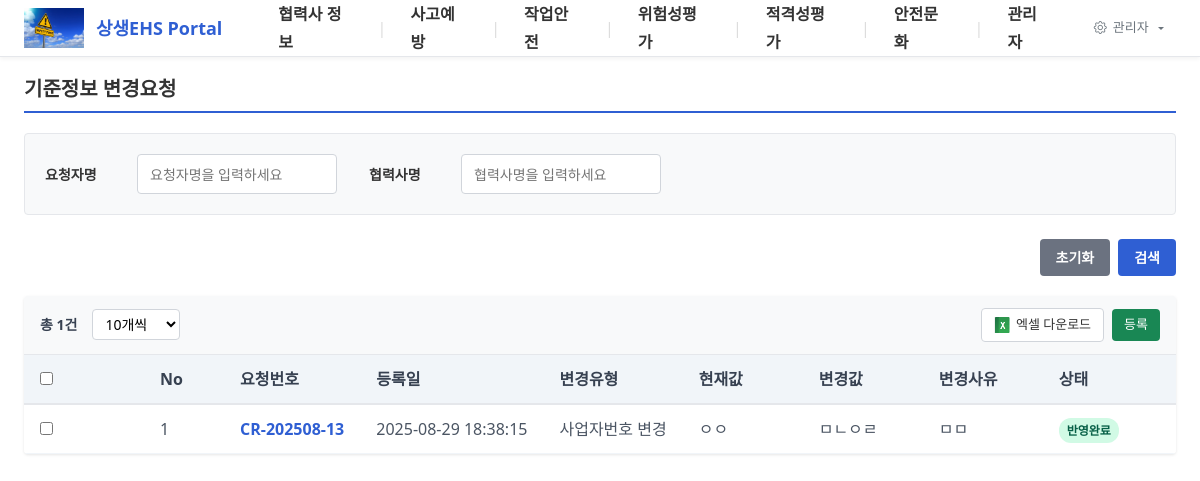
/partner-change-request, run on the app's committed database.
### tables this page shows
CREATE TABLE partner_change_requests (
                id INTEGER PRIMARY KEY AUTOINCREMENT,
                request_number TEXT UNIQUE,
                requester_name TEXT NOT NULL,
                requester_department TEXT NOT NULL,
                company_name TEXT NOT NULL,
                business_number TEXT NOT NULL,
                change_type TEXT NOT NULL,
                current_value TEXT NOT NULL,
                new_value TEXT NOT NULL,
                change_reason TEXT NOT NULL,
                status TEXT DEFAULT 'pending',
                created_at TIMESTAMP DEFAULT CURRENT_TIMESTAMP,
                updated_at TIMESTAMP DEFAULT CURRENT_TIMESTAMP
            , is_deleted INTEGER DEFAULT 0, custom_data TEXT);

CREATE TABLE dropdown_option_codes_v2 (
            id INTEGER PRIMARY KEY AUTOINCREMENT,
            board_type TEXT NOT NULL,
            column_key TEXT NOT NULL,
            option_code TEXT NOT NULL,
            option_value TEXT NOT NULL,
            display_order INTEGER DEFAULT 0,
            is_active INTEGER DEFAULT 1,
            created_at TIMESTAMP DEFAULT CURRENT_TIMESTAMP,
            updated_at TIMESTAMP DEFAULT CURRENT_TIMESTAMP,
            created_by TEXT,
            updated_by TEXT,
            UNIQUE(board_type, column_key, option_code)
        );

### app.py (the view)
@app.route("/partner-change-request")
def partner_change_request_route():
    return partner_change_request()

### app.py (called while the page is built, shortened)
def get_db_connection(timeout=10.0):
    conn = sqlite3.connect(db_config.local_db_path, timeout=timeout)
    cursor = conn.cursor()
    cursor.execute("PRAGMA journal_mode=WAL")
    cursor.execute("PRAGMA busy_timeout=5000")
    cursor.execute("PRAGMA synchronous=NORMAL")
    return conn

def init_sample_data():
    conn = partner_manager.db_config.get_sqlite_connection()
    cursor = conn.cursor()
    try:
        cursor.execute("SELECT COUNT(*) FROM partners_cache")
        count = cursor.fetchone()[0]
        cursor.execute("PRAGMA table_info(partners_cache)")
        columns = [col[1] for col in cursor.fetchall()]
        if count > 0:
            conn.close()
            return
    except Exception as e:
        logging.warning(f"데이터 확인 중 오류: {e}")

@app.before_request
def before_request():
    if request.path != '/data-recovery':
        init_db()

@app.after_request
def add_header(response):
    response.headers['Cache-Control'] = 'no-cache, no-store, must-revalidate'
    response.headers['Pragma'] = 'no-cache'
    response.headers['Expires'] = '0'
    return response

### board_services.py (called while the page is built)
    def list(self, column_key: str) -> List[Dict]:
        conn = get_db_connection(self.db_path)
        conn.row_factory = sqlite3.Row
        codes = conn.execute("""
            SELECT * FROM dropdown_option_codes_v2
            WHERE board_type = ? AND column_key = ? AND is_active = 1
            ORDER BY display_order
        """, (self.board_type, column_key)).fetchall()
        if not codes:
            codes = conn.execute("""
                SELECT * FROM dropdown_option_codes
                WHERE column_key = ? AND is_active = 1
                ORDER BY display_order
            """, (column_key,)).fetchall()
        conn.close()
        return [dict(code) for code in codes]

### database_config.py (called while the page is built)
def execute_SQL(query):
    if not IQADB_AVAILABLE:
        raise Exception("IQADB_CONNECT310 모듈을 사용할 수 없습니다.")
    conn = iqadb1()
    try:
        with conn.cursor() as cur:
            cur.execute(query)
            data = cur.fetchall()
            col_names = [desc[0] for desc in cur.description]
            df = pd.DataFrame(data, columns=col_names)
            return df
    except Exception as e:
        print(f"[ERROR] execute_SQL 실행 중 오류: {e}")
        traceback.print_exc()
        raise e
    finally:
        conn.close()

    def get_sqlite_connection(self):
        return sqlite3.connect(self.local_db_path)

### templates/partner-change-request.html (shortened to what this page needs)
{% extends "base.html" %}
{% from 'includes/table_controls.html' import render_table_controls %}
{% from 'includes/search_controls.html' import render_search_section, render_search_buttons %}
{% block content %}
<div class="page-header">
    <h2 class="page-title">기준정보 변경요청</h2>
</div>
<div class="search-section">
    <form method="GET" class="search-form">
        <div class="search-fields">
            <div class="search-group">
                <label>요청자명</label>
                <input type="text" name="requester_name" value="{{ request.args.get('requester_name', '') }}" placeholder="요청자명을 입력하세요">
            </div>
            <div class="search-group">
                <label>협력사명</label>
                <input type="text" name="company_name" value="{{ request.args.get('company_name', '') }}" placeholder="협력사명을 입력하세요">
            </div>
        </div>
    </form>
</div>
<div class="search-buttons-section">
    {{ render_search_buttons() }}
</div>
<div class="table-section">
    {{ render_table_controls(total_count, show_excel=True, show_register=True) }}
    <div class="table-wrapper">
        <table class="data-table">
            <thead>
                <tr>
                    <th style="width: 40px;"><input type="checkbox" id="selectAll" onchange="toggleSelectAll()"></th>
                    <th class="fixed-col">No</th>
                    <th>요청번호</th>
                    <th>등록일</th>
                    <th>변경유형</th>
                    <th>현재값</th>
                    <th>변경값</th>
                    <th>변경사유</th>
                    <th>상태</th>
                    <th>의뢰인</th>
                </tr>
            </thead>
            <tbody>
                {% for item in change_requests %}
                <tr>
                    <td style="width: 40px;">
                        <input type="checkbox" class="request-checkbox" value="{{ item.id }}" onchange="updateDeleteButton()">
                    </td>
                    <td class="fixed-col" style="width: 60px;">
                        {{ item.no }}
                    </td>
                    <td>
                        <a href="javascript:void(0)" class="company-link" onclick="openChangeRequestModal('{{ item.id }}')">
                            {% if item.request_number %}
                                {{ item.request_number }}
                            {% else %}
                                CR-{{ item.id or '-' }}
                            {% endif %}
                        </a>
                    </td>
                    <td>{{ item.created_at or '-' }}</td>
                    <td>{{ item.change_type_label or item.change_type or '-' }}</td>
                    <td>{{ item.current_value or '-' }}</td>
                    <td>{{ item.new_value or '-' }}</td>
                    <td>{{ item.change_reason or '-' }}</td>
                    <td>
                        <span class="status-badge status-{{ item.status }}">
                            {{ item.status_label or item.status or '-' }}
                        </span>
                    </td>
                    <td>{{ item.requester_name or '-' }}</td>
                </tr>
                {% else %}
                <tr>
                    <td colspan="11" class="no-data">검색 결과가 없습니다.</td>
                </tr>
                {% endfor %}
            </tbody>
        </table>
    </div>
</div>
{% endblock %}

### templates/base.html (style rules this page uses)
html, body { overflow-x: hidden; width: 100%; max-width: 100vw; }

### templates/partner-change-request.html (style rules this page uses)
.page-header { background: #fff; margin-bottom: 20px; padding-bottom: 10px; border-bottom: 2px solid #2f5fd3; }
.page-title { color: #333; font-size: 20px; font-weight: 700; margin: 0; }
.search-section { background: #f8f9fa; padding: 20px; margin-bottom: 20px; border-radius: 4px; border: 1px solid #e5e7eb; }
.search-form { width: 100%; }
.search-fields { display: flex; gap: 32px; flex-wrap: wrap; }
.search-group { display: flex; align-items: center; gap: 12px; flex: 0 0 auto; }
.search-group label { font-weight: 600; color: #333; font-size: 14px; white-space: nowrap; width: 80px; flex-shrink: 0; text-align: left; }
.search-group input[type="text"], .search-group input[type="date"], .search-group input[type="number"] { height: 40px; border: 1px solid #d1d5db; border-radius: 4px; font-size: 14px; box-sizing: border-box; width: 200px; padding: 0 12px; }
.search-buttons-section { margin-bottom: 20px; padding: 0; }
.table-section { background: white; border-radius: 4px; overflow: hidden; box-shadow: 0 1px 3px rgba(0, 0, 0, 0.1); }
.table-wrapper { overflow-x: auto; max-height: 70vh; position: relative; }
.data-table { width: 100%; border-collapse: collapse; background: white; min-width: 1200px; }
.data-table th { background: #f8f9fa; color: #333; font-weight: 600; text-align: left; padding: 12px 8px; border-bottom: 2px solid #e5e7eb; position: sticky; top: 0; z-index: 10; white-space: nowrap; }
.data-table td { padding: 12px 8px; border-bottom: 1px solid #f1f3f4; color: #333; word-wrap: break-word; }
.fixed-col { position: sticky; left: 0; background: white; z-index: 5; box-shadow: 2px 0 4px rgba(0, 0, 0, 0.1); min-width: 150px; }
.data-table th.fixed-col { z-index: 15; background: #f8f9fa; }
.company-link { color: #2f5fd3; text-decoration: none; font-weight: 500; }
.status-badge { padding: 4px 8px; border-radius: 12px; font-size: 12px; font-weight: 600; white-space: nowrap; }
.status-approved { background-color: #d1fae5; color: #065f46; }
.page-header { margin-bottom: 20px; padding-bottom: 10px; border-bottom: 2px solid #2f5fd3; }
.page-title { font-size: 20px; font-weight: 700; color: #333; margin: 0; }
.search-group input[type="text"], .search-group input[type="number"], .filter-select input[type="text"] { height: 40px; border: 1px solid #d1d5db; border-radius: 4px; font-size: 14px; box-sizing: border-box; }
.search-group input[type="text"]:not(.filter-select input) { width: 200px; padding: 0 12px; }
.search-buttons-section { margin-bottom: 20px; }
.table-section { background: white; border-radius: 4px; overflow: hidden; box-shadow: 0 1px 3px rgba(0,0,0,0.1); }
.table-wrapper { overflow-x: auto; position: relative; }
.data-table { width: max-content; min-width: 100%; border-collapse: collapse; }
.data-table th { background: #f1f5f9; padding: 12px 16px; text-align: left; font-weight: 600; color: #374151; border-bottom: 2px solid #e5e7eb; white-space: nowrap; min-width: 120px; }
.data-table th.fixed-col { position: sticky; left: 0; z-index: 2; background: #f1f5f9; box-shadow: 2px 0 4px rgba(0,0,0,0.05); min-width: 80px; width: 80px; }
.data-table td { padding: 12px 16px; border-bottom: 1px solid #f1f5f9; color: #4b5563; white-space: nowrap; min-width: 120px; }
.data-table td.fixed-col { position: sticky; left: 0; z-index: 1; background: white; box-shadow: 2px 0 4px rgba(0,0,0,0.05); min-width: 80px; width: 80px; }
.company-link { color: #2f5fd3; text-decoration: none; font-weight: 600; }

### data on the page
partner_change_requests: request_number "CR-202508-13", created_at "2025-08-29 18:38:15", current_value "ㅇㅇ", new_value "ㅁㄴㅇㄹ", change_reason "ㅁㅁ"
dropdown_option_codes_v2: option_value "사업자번호 변경"
dropdown_option_codes_v2: option_value "반영완료"

### other printed values
{{ m.title }} "협력사 정보" "사고예방" "작업안전" "위험성평가" "적격성평가" "안전문화" "관리자"
{{ total_count }} "1"
{{ item.no }} "1"
